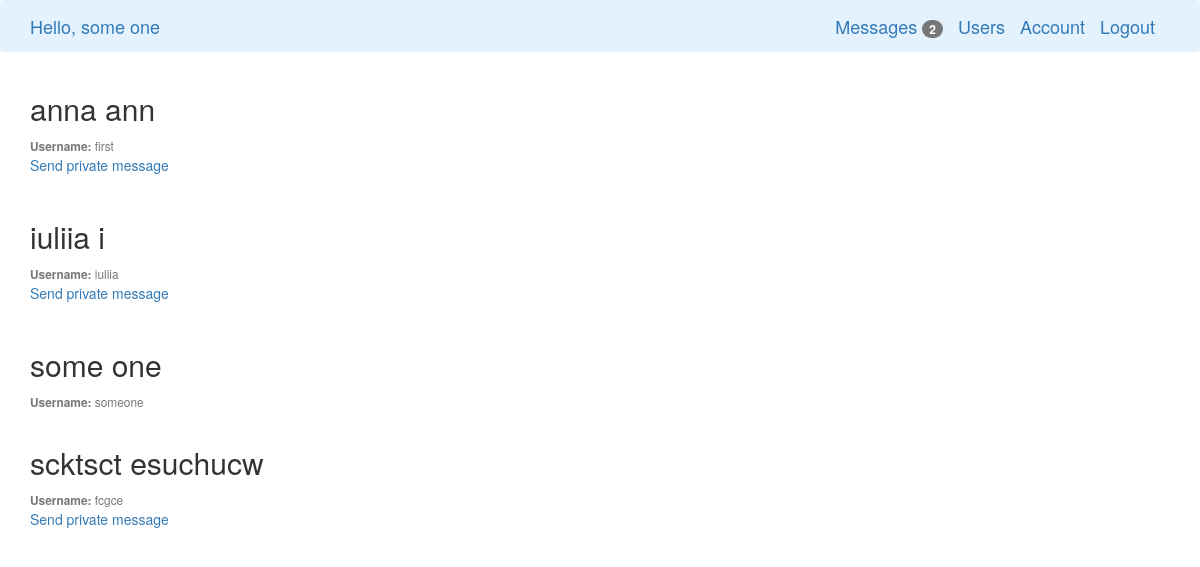
The app's page /about (signed in) with its own data.
### main/models.py (models this page shows, shortened)
class User(db.Model, UserMixin):
    id = db.Column(db.Integer, primary_key=True)
    username = db.Column(db.String(20), unique=True, nullable=False)
    first_name = db.Column(db.String(50), nullable=False)
    last_name = db.Column(db.String(100), nullable=False)
    email = db.Column(db.String(120), unique=True, nullable=False)
    password = db.Column(db.String(60), nullable=False)
    messages_sent = db.relationship('Message',
                                    foreign_keys='Message.sender_id',
                                    backref='author', lazy='dynamic')
    messages_received = db.relationship('Message',
                                        foreign_keys='Message.recipient_id',
                                        backref='recipient', lazy='dynamic')
    last_message_read_time = db.Column(db.DateTime)
    notifications = db.relationship('Notification', backref='user',
                                    lazy='dynamic')
    tasks = db.relationship('Task', backref='user', lazy='dynamic')
    def new_messages(self):
        last_read_time = self.last_message_read_time or datetime(1900, 1, 1)
        return Message.query.filter_by(recipient=self).filter(
            Message.timestamp > last_read_time).count()
    def get_tasks_in_progress(self):
        return Task.query.filter_by(user=self, complete=False).all()

### main/primary/routes.py (the view)
@primary.route("/about")
def about():
    users = User.query.all()
    return render_template('users.html', users=users)

### main/models.py (called while the page is built)
@login_manager.user_loader
def load_user(user_id):
    return User.query.get(int(user_id))

### main/templates/users.html
{% extends "base.html" %}
{% block app_content %}
{% for user in users %}
        <article class="media content-section">
          <div class="media-body">
              <h2><p class="article-title">{{ user.first_name + ' ' + user.last_name }}</p></h2>
           <small class="text-muted"><b>Username:</b> {{ user.username }}</small>
           {% if user != current_user %}
                <p><a href="{{ url_for('messages.send_message', recipient=user.username) }}">{{ 'Send private message' }}</a></p>
           {% endif %}
          </div>
        </article>
{% endfor %}
{% endblock %}

### main/templates/base.html (shortened to what this page needs)
{% extends 'bootstrap/base.html' %}
{% block navbar %}
    <nav class="navbar navbar-light" style="background-color: #e3f2fd;">
        <div class="container">
            <div class="navbar-header">
                {% if current_user.is_authenticated %}
                <a class="navbar-brand" href="/">Hello, {{ current_user.first_name + ' ' + current_user.last_name }}</a>
                {% else %}
                <a class="navbar-brand" href="/">Main</a>
                {% endif %}
            </div>
            <div class="collapse navbar-collapse" id="navbarToogle">
                <ul class="nav navbar-nav navbar-right">
                    {% if current_user.is_authenticated %}
                         <a class="navbar-brand" href="{{ url_for('messages.msg') }}">Messages
                            {% set new_messages = current_user.new_messages() %}
                            <span id="message_count" class="badge">{{ new_messages }}</span></a>
                            <a class="navbar-brand" href="{{ url_for('primary.about') }}">Users</a>
                            <a class="navbar-brand" href="{{ url_for('users.account') }}">Account</a>
                            <a class="navbar-brand" href="{{ url_for('users.logout') }}">Logout</a>
                            {% else %}
                            <a class="navbar-brand" href="{{ url_for('users.login') }}">Login</a>
                            <a class="navbar-brand" href="{{ url_for('users.register') }}">Register</a>
                    {% endif %}
                </ul>
            </div>
        </div>
    </nav>
{% endblock %}
{% block content %}
    <div class="container">
        {% block app_content %}{% endblock %}
    </div>
{% endblock %}

### records on screen
User: first_name+last_name "some one", username "someone"
User: first_name+last_name "anna ann", username "first", value "Send private message"
User: first_name+last_name "iuliia i", username "iuliia", value "Send private message"
User: first_name+last_name "scktsct esuchucw", username "fcgce", value "Send private message"

### other values on screen
{{ new_messages }} "2"
